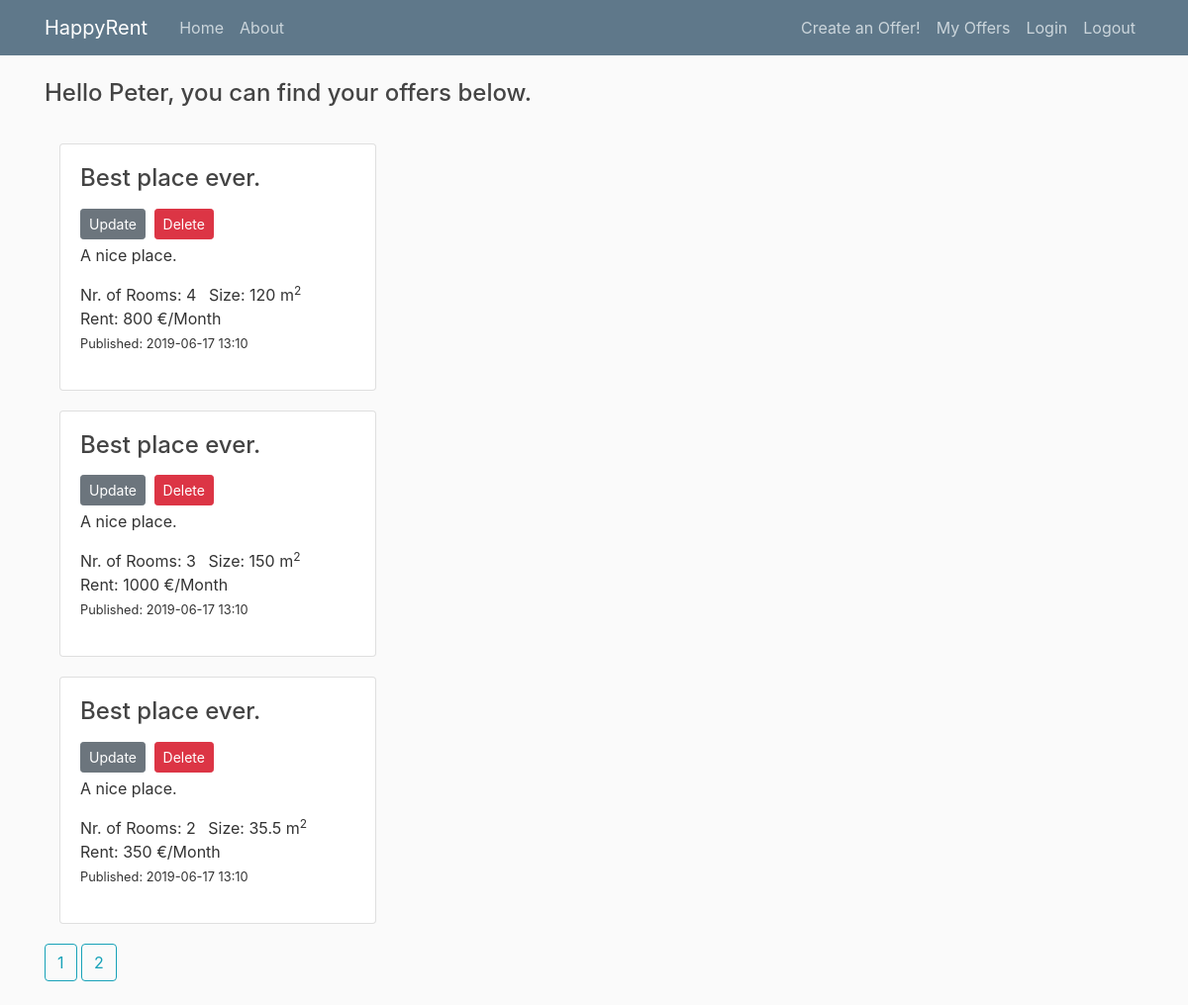
Page /current_user/items (signed in) on the earlier database version.
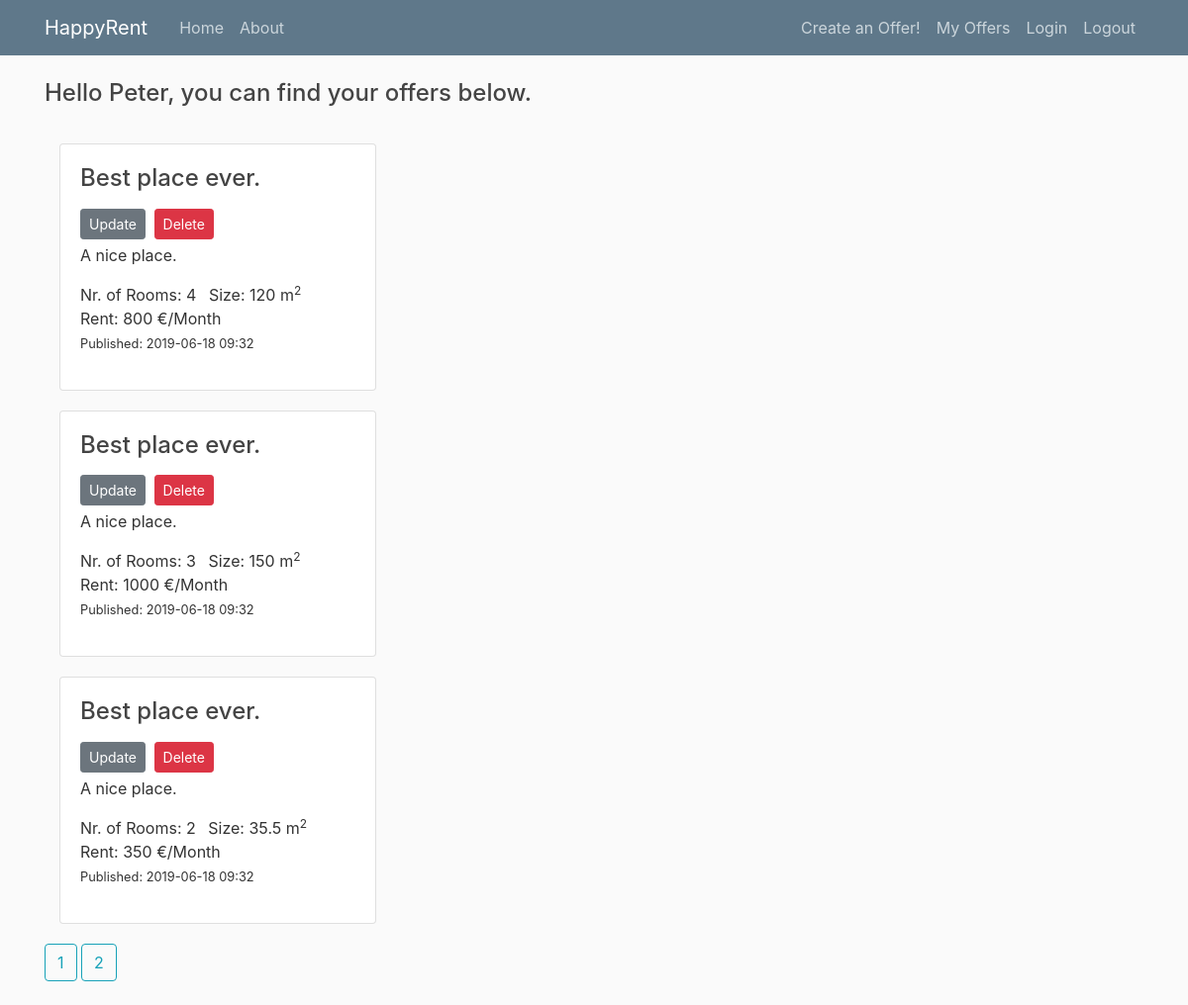
Same page on the later database version.
### property_project/db_models.py (models this page shows, shortened)
class PropertyItem(db.Model):
    __tablename__ = 'property_item'
    id = db.Column(db.Integer, primary_key=True)
    title = db.Column(db.String(100), nullable=False,
                      default="Best place ever.")
    date_posted = db.Column(db.DateTime, nullable=False,
                            default=datetime.datetime.utcnow)
    description = db.Column(db.String(250), default="A nice place.")
    rent = db.Column(db.Integer)  # (db.Numeric(6,2))
    rooms = db.Column(db.Integer, default=1)  # default=set_default_rooms
    size = db.Column(db.Integer)  # (db.Numeric(6,1))
    property_id = db.Column(db.Integer, ForeignKey('property_type.id'))
    property_type = db.relationship('PropertyType')
    user_id = db.Column(db.Integer, db.ForeignKey('user.id'), nullable=False)

### property_project/routes.py (the view)
@app.route("/current_user/items")
def current_user_items():
    page = request.args.get('page', 1, type=int)  # for pagination
    user = User.query.filter_by(username=current_user.username).first_or_404()
    prop_items = PropertyItem.query.filter_by(author=user)\
        .order_by(PropertyItem.date_posted.desc())\
        .paginate(page=page, per_page=3)
    return render_template('current_user_items.html', prop_items=prop_items, user=user)

### property_project/routes.py (called while the page is built)
@login_manager.user_loader
def load_user(user_id):
    return User.query.get(int(user_id))

### property_project/templates/current_user_items.html (shortened to what this page needs)
{% extends "layout.html" %}
{% block content %}
<h4 class="mb-3">Hello {{ current_user.username }}, you can find your offers below.</h4>
<div class="gap-20"></div>
<div class="card-deck-wrapper">
    <div class="card-deck">
        <div class="col-md-6">
            {% for prop_item in prop_items.items %}
            <div class="card">
                <div class="card-body">
                    <h4 class="card-title">{{ prop_item.title }}</h4>
                    <div>
                        <a class="btn btn-secondary btn-sm mt-1 mb-1" href="{{ url_for('update_item', item_id=prop_item.id) }}">Update</a>
                        <button type="button" class="btn btn-danger btn-sm m-1" data-toggle="modal" data-target="#deleteModal">Delete</button>
                    </div>
                    <p class="card-text">{{ prop_item.description }}</p>
                    <ul class="list-inline">
                        <li class="list-inline-item">Nr. of Rooms: {{ prop_item.rooms }} </li>
                        <li class="list-inline-item">Size: {{ prop_item.size }} m<sup>2</sup></li>
                        <li class="list-inline-item">Rent: {{ prop_item.rent }} €/Month</li>
                        <small>
                            <li class="list-inline-item">Published: {{ prop_item.date_posted.strftime('%Y-%m-%d %H:%M') }} </li>
                        </small>
                    </ul>
                </div>
            </div>
            <div class="gap-20"></div>
            {% endfor %}
            {% for page_num in prop_items.iter_pages(left_edge=1, right_edge=1, left_current=1, right_current=2)%}
                {% if page_num %}
                {% if prop_items.page == page_num %}
                    <a class="btn btn-outline-info mb-4" href="{{ url_for('user_items', username=user.username, page = page_num) }}">
                        {{ page_num }}
                    </a>
                {% else %}
                    <a class="btn btn-outline-info mb-4" href="{{ url_for('user_items', username=user.username, page = page_num) }}">
                        {{ page_num }}
                    </a>
                {% endif %}
                {% else %}
                ...
                {% endif %}
            {% endfor %}
        </div>
    </div>
</div>
{% endblock content %}

Differences in the rows shown:
changed PropertyItem (number 1 of 3 on the later page): date_posted "2019-06-17 13:10" → "2019-06-18 09:32"
changed PropertyItem (number 2 of 3 on the later page): date_posted "2019-06-17 13:10" → "2019-06-18 09:32"
changed PropertyItem (number 3 of 3 on the later page): date_posted "2019-06-17 13:10" → "2019-06-18 09:32"
